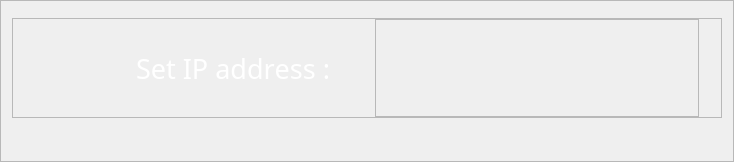
             <widget class="QFrame" name="frame_55">
              <property name="sizePolicy">
               <sizepolicy hsizetype="Expanding" vsizetype="Expanding">
                <horstretch>16</horstretch>
                <verstretch>4</verstretch>
               </sizepolicy>
              </property>
              <property name="minimumSize">
               <size>
                <width>0</width>
                <height>152</height>
               </size>
              </property>
              <property name="frameShape">
               <enum>QFrame::StyledPanel</enum>
              </property>
              <property name="frameShadow">
               <enum>QFrame::Raised</enum>
              </property>
              <layout class="QHBoxLayout" name="horizontalLayout_60">
               <property name="topMargin">
                <number>17</number>
               </property>
               <property name="bottomMargin">
                <number>43</number>
               </property>
               <item>
                <widget class="QFrame" name="frame_56">
                 <property name="sizePolicy">
                  <sizepolicy hsizetype="Expanding" vsizetype="Expanding">
                   <horstretch>1</horstretch>
                   <verstretch>1</verstretch>
                  </sizepolicy>
                 </property>
                 <property name="minimumSize">
                  <size>
                   <width>692</width>
                   <height>92</height>
                  </size>
                 </property>
                 <property name="maximumSize">
                  <size>
                   <width>16777215</width>
                   <height>100</height>
                  </size>
                 </property>
                 <property name="styleSheet">
                  <string notr="true">#frame_56{
	
	border-image: url(:/images/phptps/frame 1-01.svg);

}</string>
                 </property>
                 <property name="frameShape">
                  <enum>QFrame::StyledPanel</enum>
                 </property>
                 <property name="frameShadow">
                  <enum>QFrame::Raised</enum>
                 </property>
                 <layout class="QHBoxLayout" name="horizontalLayout_61">
                  <property name="leftMargin">
                   <number>22</number>
                  </property>
                  <property name="topMargin">
                   <number>0</number>
                  </property>
                  <property name="rightMargin">
                   <number>22</number>
                  </property>
                  <property name="bottomMargin">
                   <number>0</number>
                  </property>
                  <item>
                   <widget class="QFrame" name="frame_76">
                    <property name="sizePolicy">
                     <sizepolicy hsizetype="Expanding" vsizetype="Expanding">
                      <horstretch>1</horstretch>
                      <verstretch>1</verstretch>
                     </sizepolicy>
                    </property>
                    <property name="minimumSize">
                     <size>
                      <width>195</width>
                      <height>92</height>
                     </size>
                    </property>
                    <property name="maximumSize">
                     <size>
                      <width>16777215</width>
                      <height>120</height>
                     </size>
                    </property>
                    <property name="styleSheet">
                     <string notr="true">#frame_76{
	border:none;
	background-color: none;

}</string>
                    </property>
                    <property name="frameShape">
                     <enum>QFrame::StyledPanel</enum>
                    </property>
                    <property name="frameShadow">
                     <enum>QFrame::Raised</enum>
                    </property>
                    <layout class="QHBoxLayout" name="horizontalLayout_62">
                     <property name="leftMargin">
                      <number>0</number>
                     </property>
                     <property name="topMargin">
                      <number>0</number>
                     </property>
                     <property name="rightMargin">
                      <number>0</number>
                     </property>
                     <property name="bottomMargin">
                      <number>0</number>
                     </property>
                     <item>
                      <widget class="QLabel" name="temp_image_down_36">
                       <property name="sizePolicy">
                        <sizepolicy hsizetype="Expanding" vsizetype="Expanding">
                         <horstretch>2</horstretch>
                         <verstretch>2</verstretch>
                        </sizepolicy>
                       </property>
                       <property name="minimumSize">
                        <size>
                         <width>95</width>
                         <height>79</height>
                        </size>
                       </property>
                       <property name="maximumSize">
                        <size>
                         <width>16777215</width>
                         <height>79</height>
                        </size>
                       </property>
                       <property name="styleSheet">
                        <string notr="true">
image: url(:/images/phptps/iconsetting-09.svg);</string>
                       </property>
                       <property name="text">
                        <string/>
                       </property>
                      </widget>
                     </item>
                     <item alignment="Qt::AlignHCenter">
                      <widget class="QLabel" name="curent_temp_label_34">
                       <property name="sizePolicy">
                        <sizepolicy hsizetype="Expanding" vsizetype="Expanding">
                         <horstretch>8</horstretch>
                         <verstretch>8</verstretch>
                        </sizepolicy>
                       </property>
                       <property name="minimumSize">
                        <size>
                         <width>233</width>
                         <height>90</height>
                        </size>
                       </property>
                       <property name="font">
                        <font>
                         <family>Bahnschrift SemiLight SemiConde</family>
                         <pointsize>20</pointsize>
                         <weight>50</weight>
                         <italic>false</italic>
                         <bold>false</bold>
                         <underline>false</underline>
                         <strikeout>false</strikeout>
                         <kerning>false</kerning>
                        </font>
                       </property>
                       <property name="styleSheet">
                        <string notr="true">
	
		color: white;
	
</string>
                       </property>
                       <property name="text">
                        <string>Set IP address :</string>
                       </property>
                      </widget>
                     </item>
                     <item>
                      <widget class="QFrame" name="frame_57">
                       <property name="sizePolicy">
                        <sizepolicy hsizetype="Expanding" vsizetype="Expanding">
                         <horstretch>0</horstretch>
                         <verstretch>0</verstretch>
                        </sizepolicy>
                       </property>
                       <property name="minimumSize">
                        <size>
                         <width>148</width>
                         <height>0</height>
                        </size>
                       </property>
                       <property name="inputMethodHints">
                        <set>Qt::ImhFormattedNumbersOnly</set>
                       </property>
                       <property name="frameShape">
                        <enum>QFrame::StyledPanel</enum>
                       </property>
                       <property name="frameShadow">
                        <enum>QFrame::Raised</enum>
                       </property>
                       <layout class="QHBoxLayout" name="horizontalLayout_63">
                        <property name="topMargin">
                         <number>30</number>
                        </property>
                        <property name="rightMargin">
                         <number>21</number>
                        </property>
                        <item>
                         <widget class="QTextEdit" name="textEdit_18">
                          <property name="minimumSize">
                           <size>
                            <width>292</width>
                            <height>0</height>
                           </size>
                          </property>
                          <property name="font">
                           <font>
                            <pointsize>21</pointsize>
                           </font>
                          </property>
                          <property name="styleSheet">
                           <string notr="true">background-color: transparent;
border:none;
color: rgb(255, 255, 255);</string>
                          </property>
                          <property name="verticalScrollBarPolicy">
                           <enum>Qt::ScrollBarAlwaysOff</enum>
                          </property>
                          <property name="horizontalScrollBarPolicy">
                           <enum>Qt::ScrollBarAlwaysOff</enum>
                          </property>
                          <property name="tabChangesFocus">
                           <bool>false</bool>
                          </property>
                          <property name="lineWrapMode">
                           <enum>QTextEdit::NoWrap</enum>
                          </property>
                          <property name="lineWrapColumnOrWidth">
                           <number>2</number>
                          </property>
                          <property name="acceptRichText">
                           <bool>true</bool>
                          </property>
                          <property name="cursorWidth">
                           <number>2</number>
                          </property>
                         </widget>
                        </item>
                       </layout>
                      </widget>
                     </item>
                    </layout>
                   </widget>
                  </item>
                 </layout>
                </widget>
               </item>
              </layout>
             </widget>
